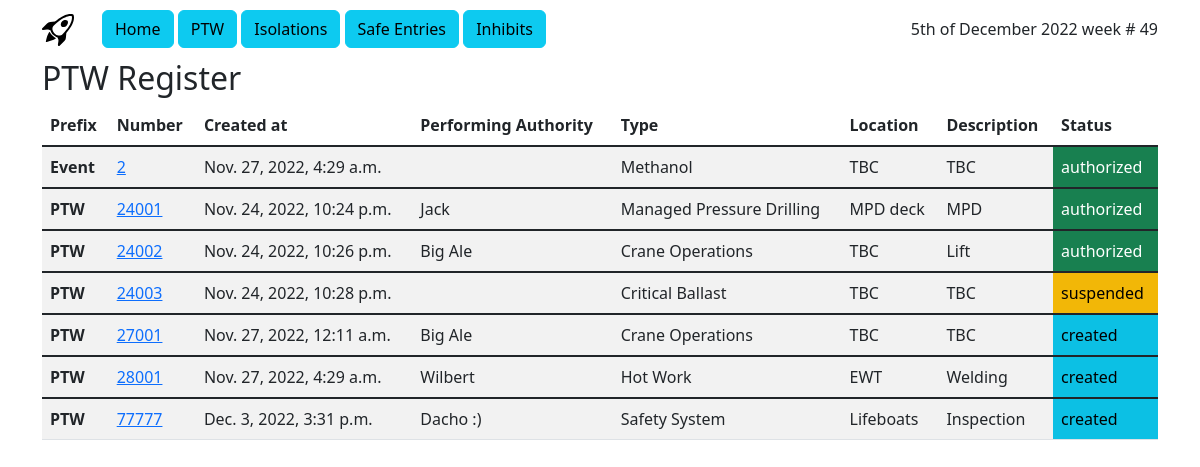
Screenshot of /ptw/ptw/ with the database file from the repository.
### ptw/models.py (models this page shows, shortened)
class PTW(models.Model):
    prefix = models.CharField(max_length=5, choices=[
        ('PTW', 'PTW'),
        ('HVPTW', 'HVPTW'),
        ('HVSFT', 'HVSFT'),
        ('Event', 'Event'),
    ], default='PTW')
    id = models.IntegerField(primary_key=True)
    status = models.CharField(max_length=10, choices=[
        ('created', 'created'),
        ('authorized', 'authorized'),
        ('suspended', 'suspended'),
        ('closed', 'closed'),
        ('cancelled', 'cancelled')]
                              )
    created_at = models.DateTimeField(default=timezone.now)
    authorized_at = models.DateTimeField(default=timezone.now)
    closed_at = models.DateTimeField(default=timezone.now)
    planned_work_at = models.DateTimeField(default=timezone.now)
    work_description = models.CharField(max_length=64, default='TBC')
    work_type = models.CharField(max_length=64, choices=work_list, blank=True)
    work_location = models.CharField(max_length=64, default='TBC')
    performing_authority = models.CharField(max_length=64, blank=True)
    permit_audit = models.IntegerField(default=0)
    ref_isolation = models.ForeignKey(Isolation, on_delete=models.PROTECT, blank=True, null=True)
    ref_safe_entry = models.ForeignKey(SafeEntry, on_delete=models.PROTECT, blank=True, null=True)
    ref_inhibit = models.ForeignKey(Inhibit, on_delete=models.PROTECT, blank=True, null=True)

### ptw/views.py (the view)
# urls.py: path('ptw/', views.PTWView.as_view(), name='ptw_index'),
class PTWView(generic.ListView):
    template_name = 'ptw/ptw_index.html'
    context_object_name = 'latest_active_list'
    def get_queryset(self):
        return PTW.objects.filter(
            Q(status__exact='authorized') | Q(status__exact='created') | Q(status__exact='suspended')
        )

### ptw/templates/ptw/ptw_index.html
{% extends 'ptw/nav.html' %}
{% block content %}
<h2>PTW Register</h2>
<div class="table-responsive">
<table class="table table-striped table-hover">
<thead>
      <tr>
          <th scope="col">Prefix</th>
          <th scope="col">Number</th>
          <th scope="col">Created at</th>
          <th scope="col">Performing Authority</th>
          <th scope="col">Type</th>
          <th scope="col">Location</th>
          <th scope="col">Description</th>
          <th scope="col">Status</th>
      </tr>
</thead>
{% if latest_active_list %}
            {% for ptw in latest_active_list %}
                <tbody class="table-group-divider">
                    <tr>
                        <th scope="row">{{ ptw.prefix }}</th>
                        <td><a href="{% url 'ptw:detail' ptw.id %}">{{ ptw.id }}</a></td>
                        <td>{{ ptw.created_at }}</td>
                        <td>{{ ptw.performing_authority }}</td>
                        <td>{{ ptw.work_type }}</td>
                        <td>{{ ptw.work_location }}</td>
                        <td>{{ ptw.work_description }}</td>
                        <td class="{% if ptw.status == "authorized" %}{{ 'text-bg-success' }}
                                    {% elif ptw.status == "created" %}{{ 'text-bg-info' }}
                                    {% else %}{{ 'text-bg-warning' }}
                                    {% endif %}">{{ ptw.status }}</td>
                    </tr>
                </tbody>
            {% endfor %}
{% else %}
    <p>No ptw are currently active.</p>
{% endif %}
</table>
</div>
{% endblock %}

### rows the page displays
PTW: prefix "Event", id "2", created_at "Nov. 27, 2022, 4:29 a.m.", work_type "Methanol", work_location "TBC", work_description "TBC", status "authorized"
PTW: prefix "PTW", id "24001", created_at "Nov. 24, 2022, 10:24 p.m.", performing_authority "Jack", work_type "Managed Pressure Drilling", work_location "MPD deck", work_description "MPD", status "authorized"
PTW: prefix "PTW", id "24002", created_at "Nov. 24, 2022, 10:26 p.m.", performing_authority "Big Ale", work_type "Crane Operations", work_location "TBC", work_description "Lift", status "authorized"
PTW: prefix "PTW", id "24003", created_at "Nov. 24, 2022, 10:28 p.m.", work_type "Critical Ballast", work_location "TBC", work_description "TBC", status "suspended"
PTW: prefix "PTW", id "27001", created_at "Nov. 27, 2022, 12:11 a.m.", performing_authority "Big Ale", work_type "Crane Operations", work_location "TBC", work_description "TBC", status "created"
PTW: prefix "PTW", id "28001", created_at "Nov. 27, 2022, 4:29 a.m.", performing_authority "Wilbert", work_type "Hot Work", work_location "EWT", work_description "Welding", status "created"
PTW: prefix "PTW", id "77777", created_at "Dec. 3, 2022, 3:31 p.m.", performing_authority "Dacho :)", work_type "Safety System", work_location "Lifeboats", work_description "Inspection", status "created"
